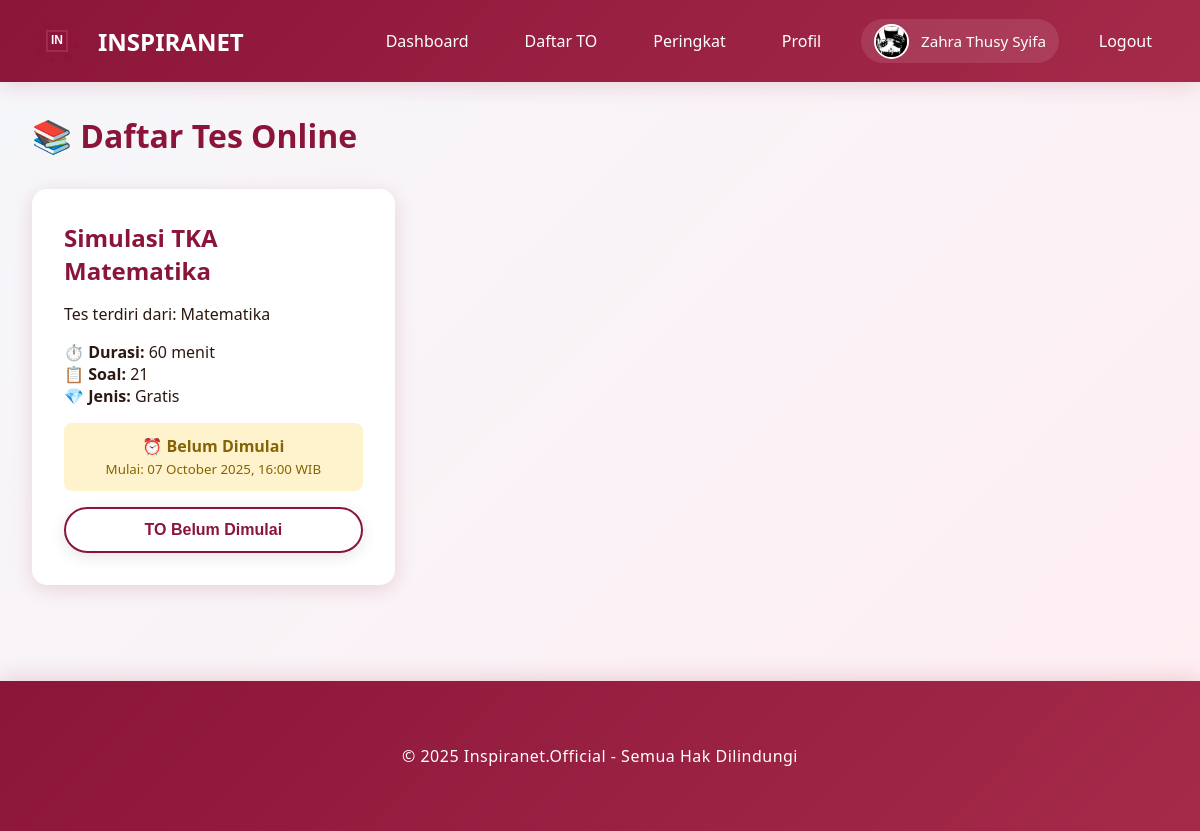
/student/exams (signed in), run on the app's committed database.
### models.py (models this page shows, shortened)
class User(UserMixin, db.Model):
    __tablename__ = 'users'
    id = db.Column(db.Integer, primary_key=True)
    email = db.Column(db.String(120), unique=True, nullable=False)
    password_hash = db.Column(db.String(255), nullable=False)
    full_name = db.Column(db.String(100), nullable=False)
    role = db.Column(db.String(20), nullable=False, default='student')
    inspira_branch = db.Column(db.String(50), nullable=True)
    class_level = db.Column(db.String(20), nullable=True)
    school_name = db.Column(db.String(150), nullable=True)
    phone_number = db.Column(db.String(20), nullable=True)
    profile_photo = db.Column(db.String(255), nullable=True)
    created_at = db.Column(db.DateTime, default=datetime.utcnow)
    exam_attempts = db.relationship('ExamAttempt', backref='user', lazy=True, cascade='all, delete-orphan')
    payments = db.relationship('Payment', backref='user', lazy=True, cascade='all, delete-orphan')
    leaderboard_entries = db.relationship('Leaderboard', backref='user', lazy=True, cascade='all, delete-orphan')

class Exam(db.Model):
    __tablename__ = 'exams'
    id = db.Column(db.Integer, primary_key=True)
    title = db.Column(db.String(200), nullable=False)
    description = db.Column(db.Text, nullable=True)
    duration_minutes = db.Column(db.Integer, nullable=False, default=120)
    total_questions = db.Column(db.Integer, nullable=False, default=0)
    is_premium = db.Column(db.Boolean, default=False)
    price = db.Column(db.Integer, default=0)
    is_active = db.Column(db.Boolean, default=True)
    start_time = db.Column(db.DateTime, nullable=True)
    end_time = db.Column(db.DateTime, nullable=True)
    created_by = db.Column(db.Integer, db.ForeignKey('users.id'), nullable=False)
    created_at = db.Column(db.DateTime, default=datetime.utcnow)
    questions = db.relationship('Question', backref='exam', lazy=True, cascade='all, delete-orphan')
    attempts = db.relationship('ExamAttempt', backref='exam', lazy=True, cascade='all, delete-orphan')
    payments = db.relationship('Payment', backref='exam', lazy=True, cascade='all, delete-orphan')
    leaderboard_entries = db.relationship('Leaderboard', backref='exam', lazy=True, cascade='all, delete-orphan')
    def get_status(self):
        now = datetime.utcnow()
        if self.start_time and now < self.start_time:
            return 'belum_dimulai'
        elif self.end_time and now > self.end_time:
            return 'selesai'
        elif self.start_time and self.end_time and self.start_time <= now <= self.end_time:
            return 'berlangsung'
        else:
            return 'berlangsung'
    def get_local_start_time(self):
        if self.start_time:
            from datetime import timedelta
            return self.start_time + timedelta(hours=7)
        return None

### app.py (the view)
@app.route('/student/exams')
@login_required
def student_exams():
    if current_user.role != 'student':
        flash('Akses ditolak!', 'danger')
        return redirect(url_for('index'))
    exams = Exam.query.filter_by(is_active=True).all()
    exam_access = {}
    for exam in exams:
        if exam.is_premium:
            payment = Payment.query.filter_by(
                user_id=current_user.id,
                exam_id=exam.id,
                status='approved'
            ).first()
            exam_access[exam.id] = payment is not None
        else:
            exam_access[exam.id] = True
    return render_template('student_exams.html', exams=exams, exam_access=exam_access)

### app.py (called while the page is built)
@login_manager.user_loader
def load_user(user_id):
    return User.query.get(int(user_id))

@app.before_request
def ensure_db():
    if not hasattr(app, '_db_initialized'):
        app._db_initialized = True
        init_database()

### templates/student_exams.html (shortened to what this page needs)
{% extends "base.html" %}
{% block content %}
<h1 style="color: var(--primary-color); margin-bottom: 2rem;">📚 Daftar Tes Online</h1>
<div style="display: grid; grid-template-columns: repeat(auto-fill, minmax(350px, 1fr)); gap: 1.5rem;">
    {% for exam in exams %}
    <div class="card">
        <h2>{{ exam.title }}</h2>
        <p>{{ exam.description }}</p>
        <div style="margin: 1rem 0;">
            <p><strong>⏱️ Durasi:</strong> {{ exam.duration_minutes }} menit</p>
            <p><strong>📋 Soal:</strong> {{ exam.total_questions }}</p>
            <p><strong>💎 Jenis:</strong> {{ 'Premium' if exam.is_premium else 'Gratis' }}</p>
            {% set status = exam.get_status() %}
            {% if status == 'belum_dimulai' %}
            <div style="padding: 0.75rem; background: #fff3cd; color: #856404; border-radius: 8px; margin-top: 1rem; text-align: center;">
                <strong>⏰ Belum Dimulai</strong><br>
                <small>Mulai: {{ exam.get_local_start_time().strftime('%d %B %Y, %H:%M') }} WIB</small>
            </div>
            {% elif status == 'selesai' %}
            <div style="padding: 0.75rem; background: #f8d7da; color: #721c24; border-radius: 8px; margin-top: 1rem; text-align: center;">
                <strong>⏰ Sudah Selesai</strong><br>
                <small>Berakhir: {{ exam.get_local_end_time().strftime('%d %B %Y, %H:%M') }} WIB</small>
            </div>
            {% elif status == 'berlangsung' and exam.start_time and exam.end_time %}
            <div style="padding: 0.75rem; background: #d4edda; color: #155724; border-radius: 8px; margin-top: 1rem; text-align: center;">
                <strong>✅ Sedang Berlangsung</strong><br>
                <small>Berakhir: {{ exam.get_local_end_time().strftime('%d %B %Y, %H:%M') }} WIB</small>
            </div>
            {% endif %}
        </div>
        {% if status == 'selesai' %}
            <button class="btn btn-secondary" style="width: 100%;" disabled>TO Sudah Selesai</button>
        {% elif status == 'belum_dimulai' %}
            <button class="btn btn-secondary" style="width: 100%;" disabled>TO Belum Dimulai</button>
        {% elif exam_access[exam.id] %}
            <a href="{{ url_for('student_start_exam', id=exam.id) }}" class="btn btn-primary" style="width: 100%; text-decoration: none; text-align: center;">Mulai Ujian</a>
        {% elif exam.is_premium %}
            <a href="{{ url_for('student_pay_exam', id=exam.id) }}" class="btn btn-secondary" style="width: 100%; text-decoration: none; text-align: center;">Bayar TO</a>
        {% else %}
            <button class="btn btn-secondary" style="width: 100%;" disabled>Tidak Tersedia</button>
        {% endif %}
    </div>
    {% endfor %}
</div>
{% endblock %}

### templates/base.html (shortened to what this page needs)
<!DOCTYPE html>
<html lang="id">
<head>
    <link rel="stylesheet" href="{{ url_for('static', filename='css/style.css') }}">
</head>
<body>
    <nav class="navbar">
        <div class="container">
            <a href="{{ url_for('index') }}" class="navbar-brand">
                <div id="logo-animation" class="logo-container"></div>
                <span>INSPIRANET</span>
            </a>
            <ul class="navbar-nav" id="navbarMenu">
                {% if current_user.is_authenticated %}
                    {% if current_user.role == 'admin' %}
                        <li><a href="{{ url_for('admin_dashboard') }}" onclick="closeMobileMenu()">Dashboard</a></li>
                        <li><a href="{{ url_for('admin_students') }}" onclick="closeMobileMenu()">Siswa</a></li>
                        <li><a href="{{ url_for('admin_teachers') }}" onclick="closeMobileMenu()">Guru</a></li>
                        <li><a href="{{ url_for('admin_exams') }}" onclick="closeMobileMenu()">TO</a></li>
                        <li><a href="{{ url_for('admin_payments') }}" onclick="closeMobileMenu()">Pembayaran</a></li>
                    {% else %}
                        <li><a href="{{ url_for('student_dashboard') }}" onclick="closeMobileMenu()">Dashboard</a></li>
                        <li><a href="{{ url_for('student_exams') }}" onclick="closeMobileMenu()">Daftar TO</a></li>
                    {% endif %}
                    <li><a href="{{ url_for('all_leaderboards') }}" onclick="closeMobileMenu()">Peringkat</a></li>
                    <li><a href="{{ url_for('profile') }}" onclick="closeMobileMenu()">Profil</a></li>
                    <li class="user-profile">
                        <div class="profile-info">
                            {% if current_user.profile_photo %}
                            <img src="{{ url_for('uploaded_file', filename='profiles/' + current_user.profile_photo) }}" alt="{{ current_user.full_name }}" class="profile-photo-nav">
                            {% else %}
                            <div class="profile-photo-placeholder">{{ current_user.full_name[0].upper() }}</div>
                            {% endif %}
                            <span class="profile-name">{{ current_user.full_name }}</span>
                        </div>
                    </li>
                    <li><a href="{{ url_for('logout') }}" onclick="closeMobileMenu()">Logout</a></li>
                {% else %}
                    <li><a href="{{ url_for('login') }}" onclick="closeMobileMenu()">Login</a></li>
                    <li><a href="{{ url_for('register') }}" onclick="closeMobileMenu()">Daftar</a></li>
                {% endif %}
            </ul>
        </div>
    </nav>
    <div class="container">
        {% block content %}{% endblock %}
    </div>
    <footer class="footer">
        <div class="container">
            <p>&copy; 2025 Inspiranet.Official - Semua Hak Dilindungi</p>
        </div>
    </footer>
</body>
</html>

### static/css/style.css (style rules this page uses)
:root { --primary-color: #8B1538; --secondary-color: #A52A4A; --accent-color: #C94060; --dark-color: #4A0E1F; --light-color: #FFE5EC; --text-dark: #2C1810; --text-light: #FFFFFF; --shadow: 0 4px 20px rgba(139, 21, 56, 0.15); --shadow-hover: 0 8px 35px rgba(139, 21, 56, 0.25); --shadow-active: 0 12px 45px rgba(139, 21, 56, 0.35); }
* { margin: 0; padding: 0; box-sizing: border-box; }
body { font-family: 'Segoe UI', Tahoma, Geneva, Verdana, sans-serif; background: linear-gradient(135deg, #f5f7fa 0%, #ffeef3 100%); color: var(--text-dark); min-height: 100vh; }
.navbar { background: linear-gradient(135deg, var(--primary-color) 0%, var(--secondary-color) 100%); padding: 1rem 0; box-shadow: var(--shadow); position: sticky; top: 0; z-index: 1000; }
.navbar .container { max-width: 1200px; margin: 0 auto; padding: 0 2rem; display: flex; justify-content: space-between; align-items: center; }
.navbar-brand { display: flex; align-items: center; gap: 1rem; color: var(--text-light); text-decoration: none; font-size: 1.5rem; font-weight: bold; }
.logo-container { position: relative; width: 50px; height: 50px; }
.navbar-nav { display: flex; gap: 1.5rem; list-style: none; align-items: center; }
.navbar-nav a { color: var(--text-light); text-decoration: none; padding: 0.5rem 1rem; border-radius: 5px; transition: all 0.3s ease; }
.user-profile { display: flex; align-items: center; }
.profile-info { display: flex; align-items: center; gap: 0.75rem; padding: 0.3rem 0.8rem; background: rgba(255, 255, 255, 0.1); border-radius: 25px; }
.profile-photo-nav { width: 35px; height: 35px; border-radius: 50%; object-fit: cover; border: 2px solid white; }
.profile-name { color: white; font-weight: 500; font-size: 0.95rem; }
.container { max-width: 1200px; margin: 2rem auto; padding: 0 2rem; }
.btn { display: inline-block; padding: 0.75rem 2rem; border: none; border-radius: 25px; font-size: 1rem; font-weight: 600; text-decoration: none; cursor: pointer; transition: all 0.4s cubic-bezier(0.68, -0.55, 0.265, 1.55); box-shadow: 0 4px 15px rgba(0, 0, 0, 0.1); position: relative; overflow: hidden; }
.btn::before { content: ''; position: absolute; top: 50%; left: 50%; width: 0; height: 0; border-radius: 50%; background: rgba(255, 255, 255, 0.2); transform: translate(-50%, -50%); transition: width 0.6s, height 0.6s; }
.btn-secondary { background: white; color: var(--primary-color); border: 2px solid var(--primary-color); }
.card { background: white; border-radius: 15px; padding: 2rem; box-shadow: var(--shadow); margin-bottom: 2rem; animation: fadeInUp 0.8s cubic-bezier(0.68, -0.55, 0.265, 1.55); transition: all 0.4s ease; }
.card h2 { color: var(--primary-color); margin-bottom: 1rem; }
.footer { background: linear-gradient(135deg, var(--primary-color) 0%, var(--secondary-color) 100%); color: var(--text-light); text-align: center; padding: 2rem 0; margin-top: 4rem; box-shadow: 0 -4px 20px rgba(139, 21, 56, 0.15); }
.footer p { margin: 0; font-size: 1rem; font-weight: 500; letter-spacing: 0.5px; }

### data on the page
User: profile_photo (picture), full_name "Zahra Thusy Syifa"
Exam: title "Simulasi TKA Matematika", description "Tes terdiri dari: Matematika", duration_minutes "60", total_questions "21", is_premium "Gratis", get_local_start_time "07 October 2025, 16:00"
